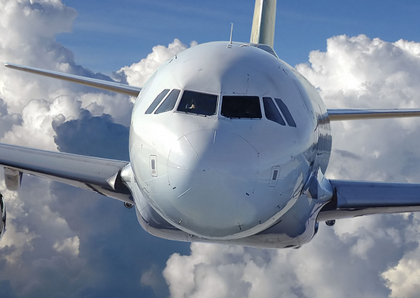
%> input picture data/im_1.bmp, 420 x 298 px, shrunk from 582 x 413 before the run
$ octave --eval "result = FBF2(imread('../data/im_1.bmp'));"   (GNU Octave 9; MATLAB toolbox functions it lacks are replaced by stand-ins)
%> lines starting %> are read from the running program, lines starting %| are printed output that depends on the picture
%> in FBF2, imageOrig is the input picture: size 298x420x3 uint8; mean R, G, B 125.9, 138.4, 157.1
### code/myShrinkImageByFactorD.m
function output = myShrinkImageByFactorD(a,d)
%> called with d = 1
% A = '../data/circles_concentric';
% b = imread(A,'png');

%d = 3;
filt = fspecial('gaussian',5,1);
b = imfilter(a,filt);
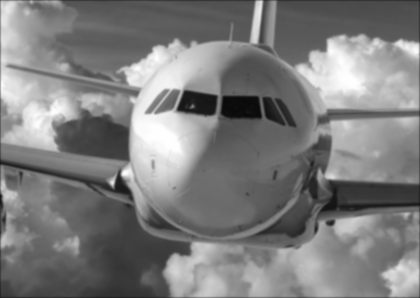
%> b: size 298x420 uint8; min 9, max 255, mean 125.4

r = floor(size(b,1)/d);
%> r = 298
c = floor(size(b,2)/d);
%> c = 420

m = zeros(r,c,'double');
m(1:r,1:c) = b(d:d:d*r,d:d:d*c);

output = m;

% [6 lines of commented-out code are left out]
end

### code/FBF2.m

function [filtered,scaled_orig] = FBF2(input_image)
%tic;
imageOrig = input_image;
% h = fspecial('gaussian',5,1.4);
% imageOrig = imfilter(imageOrig,h);
n = 1;
Orig(:,:,1) = myShrinkImageByFactorD(imageOrig(:,:,1),n);
Orig(:,:,2) = myShrinkImageByFactorD(imageOrig(:,:,2),n);
%> call 2 of myShrinkImageByFactorD, with d = 1
%> in myShrinkImageByFactorD (call 2), `b = imfilter(a,filt);`:
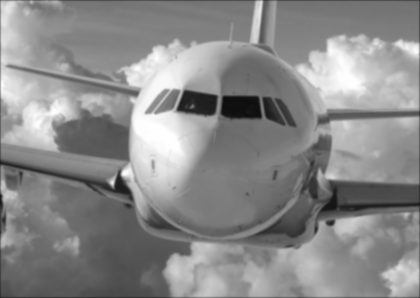
%> b: size 298x420 uint8; min 13, max 255, mean 137.9
Orig(:,:,3) = myShrinkImageByFactorD(imageOrig(:,:,3),n);
%> call 3 of myShrinkImageByFactorD, with d = 1
%> in myShrinkImageByFactorD (call 3), `b = imfilter(a,filt);`:
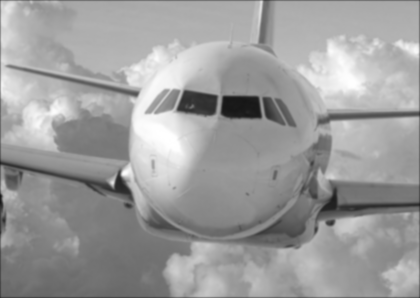
%> b: size 298x420 uint8; min 22, max 255, mean 156.5
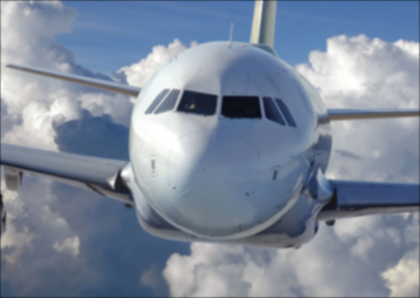
%> Orig: size 298x420x3 double; mean R, G, B 125.4, 137.9, 156.5
Orig = double(Orig);

p = size(Orig,1);
%> p = 298
q = size(Orig,2);
%> q = 420

ni = 15;
ns = 15;
global hs hi
hi=1.25;
hs=0.75;
iterations = 3;

ithresh = 2*hi;
sthresh = 2*hs;
sfilt = fspecial('gaussian',2*sthresh+1,hs);
tfilt(:,:) = fspecial('gaussian',2*ithresh+1,hi);
for arr = 1:2*ithresh+1
%     ifilt(arr) = gaussmf(arr,[hi 1+ithresh]);
    ifilt(1,1,:,:,arr) = tfilt(:,:)*gaussmf(arr,[hi 1+ithresh]);
end
for i = 1:2*sthresh+1
    for j = 1:2*sthresh+1
        filt(i,j,:,:,:) = ifilt * sfilt(i,j);
    end
end
filt = filt/sum(filt(:));
%%
final = double(Orig);
for count = 1:iterations
temp = final;
img_w = zeros(ceil((p)/ns)+1,ceil((q)/ns)+1,ceil(256/ni)+1,ceil(256/ni)+1,ceil(256/ni)+1,4);
img_w = double(img_w);
for i = 1:(p)
    for j = 1:(q)
        x = ceil(i/ns);
        y = ceil(j/ns);
        c(:) = ceil(temp(i,j,:)/ni);
        c = c+[1,1,1];
        img_w(x,y,c(1),c(2),c(3),1) = img_w(x,y,c(1),c(2),c(3),1) + temp(i,j,1);
        img_w(x,y,c(1),c(2),c(3),2) = img_w(x,y,c(1),c(2),c(3),2) + temp(i,j,2);
        img_w(x,y,c(1),c(2),c(3),3) = img_w(x,y,c(1),c(2),c(3),3) + temp(i,j,3);
        img_w(x,y,c(1),c(2),c(3),4) = img_w(x,y,c(1),c(2),c(3),4) + 1;
    end
end

newimg_w = imfilter(img_w,filt);

for i = 1:(p)
    for j = 1:(q)
        x = ceil(i/ns);
        y = ceil(j/ns);
        c(:) = ceil(temp(i,j,:)/ni);
        c = c+[1,1,1];
        vec1(:) = (x*ns-i)*(y*ns-j)*newimg_w(x,y,c(1),c(2),c(3),:) + (x*ns-i)*(j+ns-y*ns)*newimg_w(x,y+1,c(1),c(2),c(3),:);
        vec2(:) = (i+ns-x*ns)*(y*ns-j)*newimg_w(x+1,y,c(1),c(2),c(3),:) + (i+ns-x*ns)*(j+ns-y*ns)*newimg_w(x+1,y+1,c(1),c(2),c(3),:);
        vec = vec1 + vec2;
        if (vec == [0,0,0,0])
            vec = newimg_w(x,y,c(1),c(2),c(3),:);
        end
        final(i,j,:) = vec(1:3)/vec(4);
    end
end
end


Orig = Orig/max(Orig(:));
final = final/max(final(:));
%toc;
%%
%figure(1),imshow(Orig);
%figure(2), imshow(final);
filtered = final;
scaled_orig = Orig;
end
%> (the run ends here)

$ run again, on data/im_10.bmp
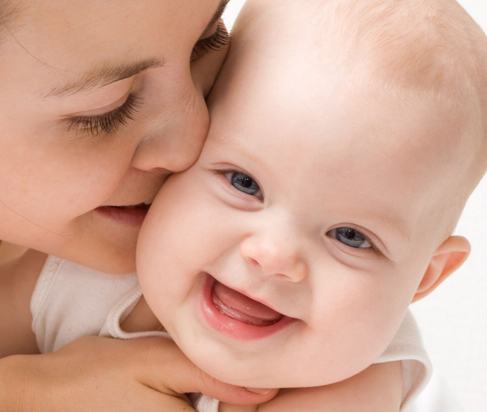
%> input picture data/im_10.bmp, 487 x 412 px
%> in FBF2, imageOrig is the input picture: size 412x487x3 uint8; mean R, G, B 210.5, 165.6, 146.5
%> in myShrinkImageByFactorD (call 2), `b = imfilter(a,filt);`:
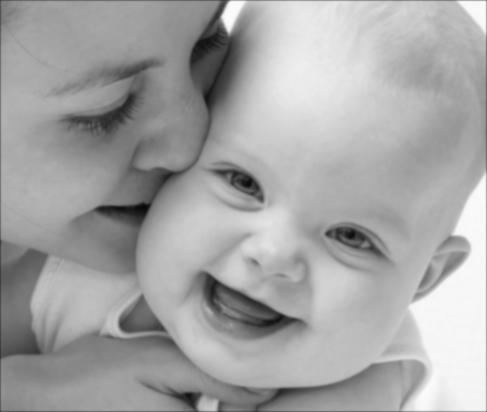
%> b: size 412x487 uint8; min 7, max 252, mean 165
%> in myShrinkImageByFactorD (call 3), `b = imfilter(a,filt);`:
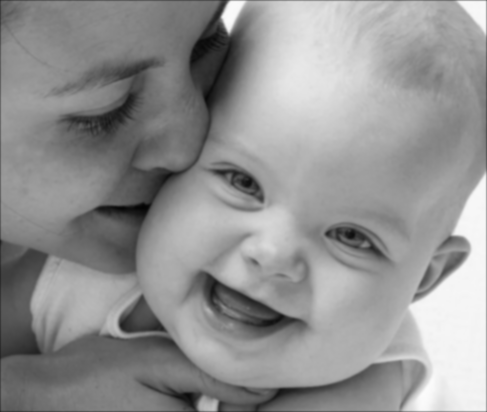
%> b: size 412x487 uint8; min 3, max 252, mean 146

$ run again, on data/im_11.bmp
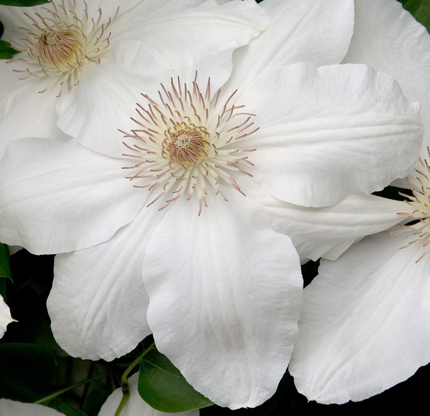
%> input picture data/im_11.bmp, 430 x 416 px
%> in FBF2, imageOrig is the input picture: size 416x430x3 uint8; mean R, G, B 175.8, 175.3, 169.9
%> in myShrinkImageByFactorD (call 3), `b = imfilter(a,filt);`:
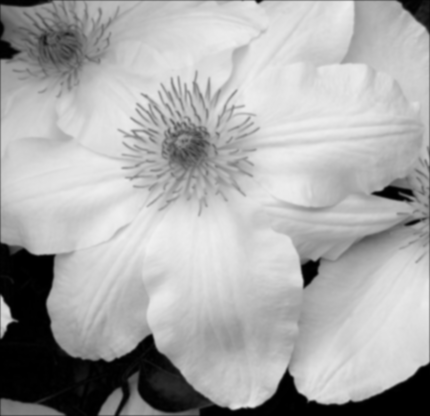
%> b: size 416x430 uint8; min 0, max 239, mean 169.6
%> in FBF2, `Orig(:,:,3) = myShrinkImageByFactorD(imageOrig(:,:,3),n);`:
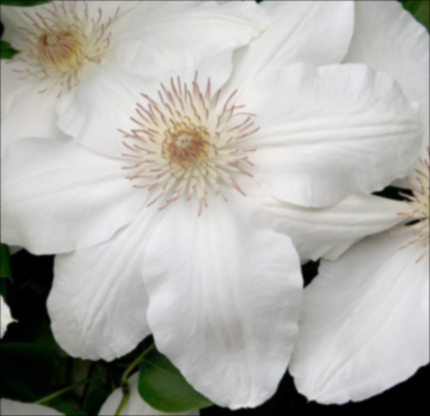
%> Orig: size 416x430x3 double; mean R, G, B 175.4, 174.9, 169.6

$ run again, on data/im_12.bmp
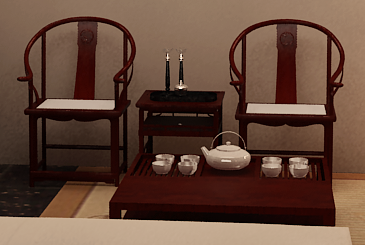
%> input picture data/im_12.bmp, 365 x 245 px
%> in FBF2, imageOrig is the input picture: size 245x365x3 uint8; mean R, G, B 100.6, 72.5, 58.2
%> in myShrinkImageByFactorD (call 3), `b = imfilter(a,filt);`:
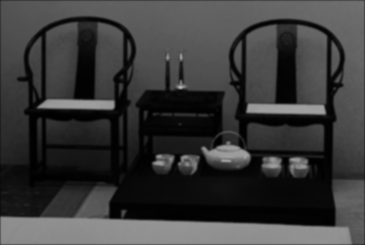
%> b: size 245x365 uint8; min 0, max 185, mean 57.7
%> in FBF2, `Orig(:,:,3) = myShrinkImageByFactorD(imageOrig(:,:,3),n);`:
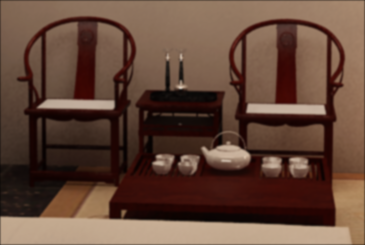
%> Orig: size 245x365x3 double; mean R, G, B 99.8, 71.9, 57.7
